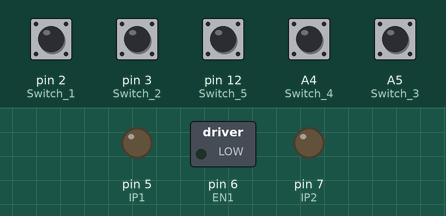
A sketch run on a simulated Arduino Uno, built with avr-gcc and run on an emulated ATmega328P. Parts: switched loads named in the sketch (green lamp = pin HIGH), output pins drawn as LEDs (lit = HIGH). The inputs (shaded band) are chosen by the test bench; at power-on: A4 (Switch_4), A5 (Switch_3), pin 2 (Switch_1), pin 3 (Switch_2), pin 12 (Switch_5) HIGH.

Above: at 1.2 s.
1.3 s: pin 2 (Switch_1) pulled LOW for 0.15 s
At 2.5 s:
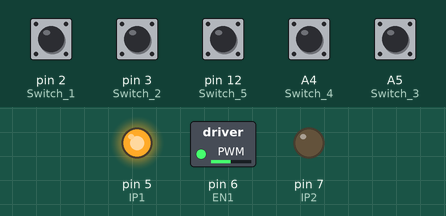
2.9 s: A4 (Switch_4) pulled LOW for 1 s
At 4.4 s:
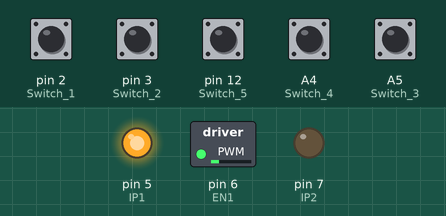
5.4 s: pin 3 (Switch_2) pulled LOW for 0.15 s
At 5.8 s:
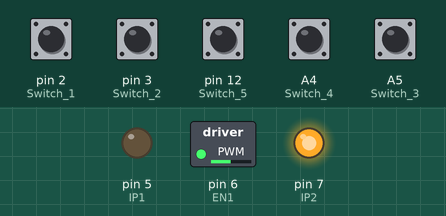
7.0 s: A5 (Switch_3) pulled LOW for 0.15 s
At 8.2 s:
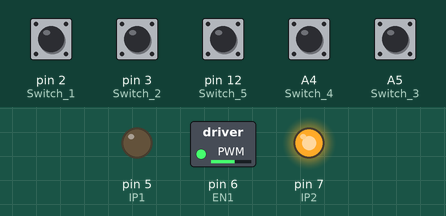
8.6 s: A5 (Switch_3) pulled LOW for 1 s
At 9.9 s:
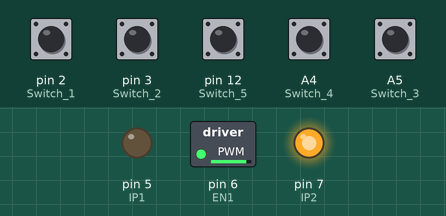
11.1 s: A5 (Switch_3) pulled LOW for 1 s
At 11.62 s:
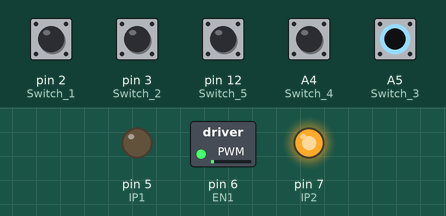
Timing chart, 0 to 14.1 s (numbered marks = the images above; inputs shaded):
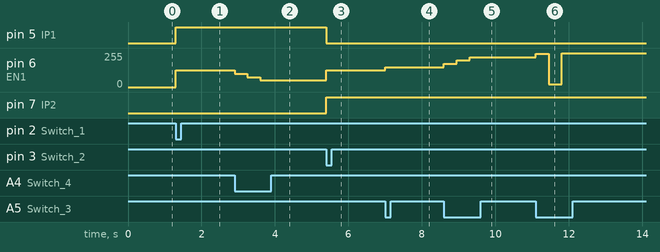

Measured:
- after the input at 1.3 s, pin 5 (IP1): LOW → HIGH at once; pin 6 (EN1): 0/255 → 125/255 at once
- after the input at 2.9 s, pin 6 (EN1): 125/255 → 100/255 at once, → 75/255 0.35 s later, → 50/255 0.35 s later
- after the input at 5.4 s, pin 5 (IP1): HIGH → LOW at once; pin 6 (EN1): 50/255 → 125/255 at once; pin 7 (IP2): LOW → HIGH at once
- after the input at 7.0 s, pin 6 (EN1): 125/255 → 150/255 at once
- after the input at 8.6 s, pin 6 (EN1): 150/255 → 175/255 at once, → 200/255 0.35 s later, → 225/255 0.35 s later
- after the input at 11.1 s, pin 6 (EN1): 225/255 → 250/255 at once, → 19/255 0.35 s later, → 255/255 0.35 s later

The sketch:

DC_MOTOR_PWM.ino
```cpp
int i = 0;
int Switch_1 = 2;
int Switch_2 = 3;
int Switch_3 = A5;
int Switch_4 = A4;
int Switch_5 = 12;

int SW1;
int SW2;
int SW3;
int SW4;
int SW5;

int IP1 = 5;
int IP2 = 7;
int EN1 = 6;

int motorSpeed = 0;
int val;

void setup() {
  // put your setup code here, to run once:
  pinMode(EN1, OUTPUT);
  pinMode(IP1, OUTPUT);
  pinMode(IP2, OUTPUT);
  pinMode(Switch_1, INPUT_PULLUP);
  pinMode(Switch_2, INPUT_PULLUP);
  pinMode(Switch_3, INPUT_PULLUP);
  pinMode(Switch_4, INPUT_PULLUP);
  pinMode(Switch_5, INPUT_PULLUP);
}

void loop() {
  SW1 = digitalRead(Switch_1);
  SW2 = digitalRead(Switch_2);
  SW3 = digitalRead(Switch_3);
  SW4 = digitalRead(Switch_4);
  SW5 = digitalRead(Switch_5);
  // put your main code here, to run repeatedly:
  // digitalWrite(IP1, HIGH);
  // digitalWrite(IP2, LOW);
  if (SW1 == 0) {

    motorSpeed = 125;
    val = 1;
    analogWrite(EN1, motorSpeed);
    digitalWrite(IP1, HIGH);
    digitalWrite(IP2, LOW);
    delay(350);
  }
  if (SW2 == 0) {

    motorSpeed = 125;
    val = 1;
    analogWrite(EN1, motorSpeed);
    digitalWrite(IP1, LOW);
    digitalWrite(IP2, HIGH);
    delay(350);
  }
  if (SW3 == 0 && val == 1) {

    if(motorSpeed <255)
    {
      motorSpeed = motorSpeed + 25;
    }
    else {
    motorSpeed = 255;
    }

    analogWrite(EN1, motorSpeed);
    delay(350);
  }
  if (SW4 == 0 && val == 1) {

    if(motorSpeed > 50)
    {
      motorSpeed = motorSpeed - 25;
    }
    else {
    motorSpeed = 50;
    }

    analogWrite(EN1, motorSpeed);
    delay(350);
  }
  if (SW5 == 0) {

    motorSpeed = 0;
    //val = 1;
    analogWrite(EN1, motorSpeed);
    digitalWrite(IP1, LOW);
    digitalWrite(IP2, LOW);
    delay(350);
  }

}
```
